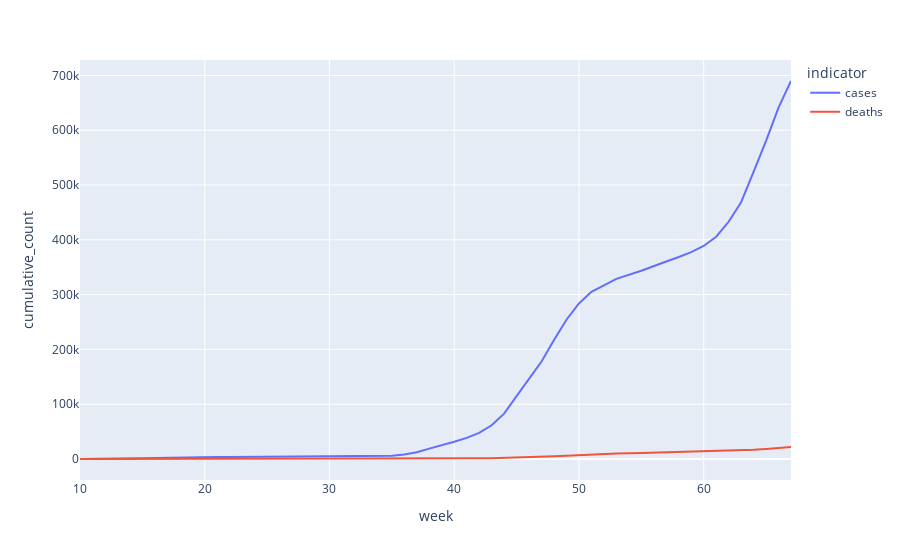

Here is the notebook cell this chart was saved with:
### Code cell
fig

### Figure 1 — Plotly figure (JSON) as saved in the notebook; plotly's stock layout.template omitted (floating-point values rounded to 4 significant figures)
{"data": [{"hovertemplate": "indicator=cases<br>week=%{x}<br>cumulative_count=%{y}<extra></extra>", "legendgroup": "cases", "line": {"color": "#636efa", "dash": "solid"}, "mode": "lines", "name": "cases", "orientation": "v", "showlegend": true, "type": "scatter", "x": [10, 11, 12, 13, 14, 15, 16, 17, 18, 19, 20, 21, 22, 23, 24, 25, 26, 27, 28, 29, 30, 31, 32, 33, 34, 35, 36, 37, 38, 39, 40, 41, 42, 43, 44, 45, 46, 47, 48, 49, 50, 51, 52, 53, 55, 56, 57, 58, 59, 60, 61, 62, 63, 64, 65, 66, 67], "xaxis": "x", "y": [8, 39, 167, 447, 744, 1458, 1984, 2583, 3035, 3284, 3535, 3756, 3876, 3970, 4076, 4102, 4142, 4183, 4234, 4333, 4448, 4535, 4696, 4916, 5155, 5961, 8387, 12309, 18866, 24716, 31480, 38577, 47768, 61563, 82780, 114778, 147456, 177952, 217122, 254148, 283870, 305130, 316669, 328851, 343656, 352703, 360418, 368710, 377655, 388799, 405646, 432925, 468713, 524196, 580642, 641124, 689853], "yaxis": "y"}, {"hovertemplate": "indicator=deaths<br>week=%{x}<br>cumulative_count=%{y}<extra></extra>", "legendgroup": "deaths", "line": {"color": "#EF553B", "dash": "solid"}, "mode": "lines", "name": "deaths", "orientation": "v", "showlegend": true, "type": "scatter", "x": [10, 11, 12, 13, 14, 15, 16, 17, 18, 19, 20, 21, 22, 23, 24, 25, 26, 27, 28, 29, 30, 31, 32, 33, 34, 35, 36, 37, 38, 39, 40, 41, 42, 43, 44, 45, 46, 47, 48, 49, 50, 51, 52, 53, 55, 56, 57, 58, 59, 60, 61, 62, 63, 64, 65, 66, 67], "xaxis": "x", "y": [0, 1, 7, 15, 38, 109, 199, 280, 351, 421, 462, 491, 526, 542, 563, 572, 581, 589, 595, 596, 596, 597, 602, 608, 613, 614, 624, 637, 686, 749, 833, 968, 1173, 1472, 1889, 2493, 3190, 3891, 4823, 5984, 7130, 8282, 9161, 9977, 10725, 11409, 12024, 12578, 13155, 13752, 14347, 15058, 15988, 17083, 18451, 20161, 21928], "yaxis": "y"}], "layout": {"legend": {"title": {"text": "indicator"}, "tracegroupgap": 0}, "margin": {"t": 60}, "xaxis": {"anchor": "y", "domain": [0, 1], "title": {"text": "week"}}, "yaxis": {"anchor": "x", "domain": [0, 1], "title": {"text": "cumulative_count"}}}}
